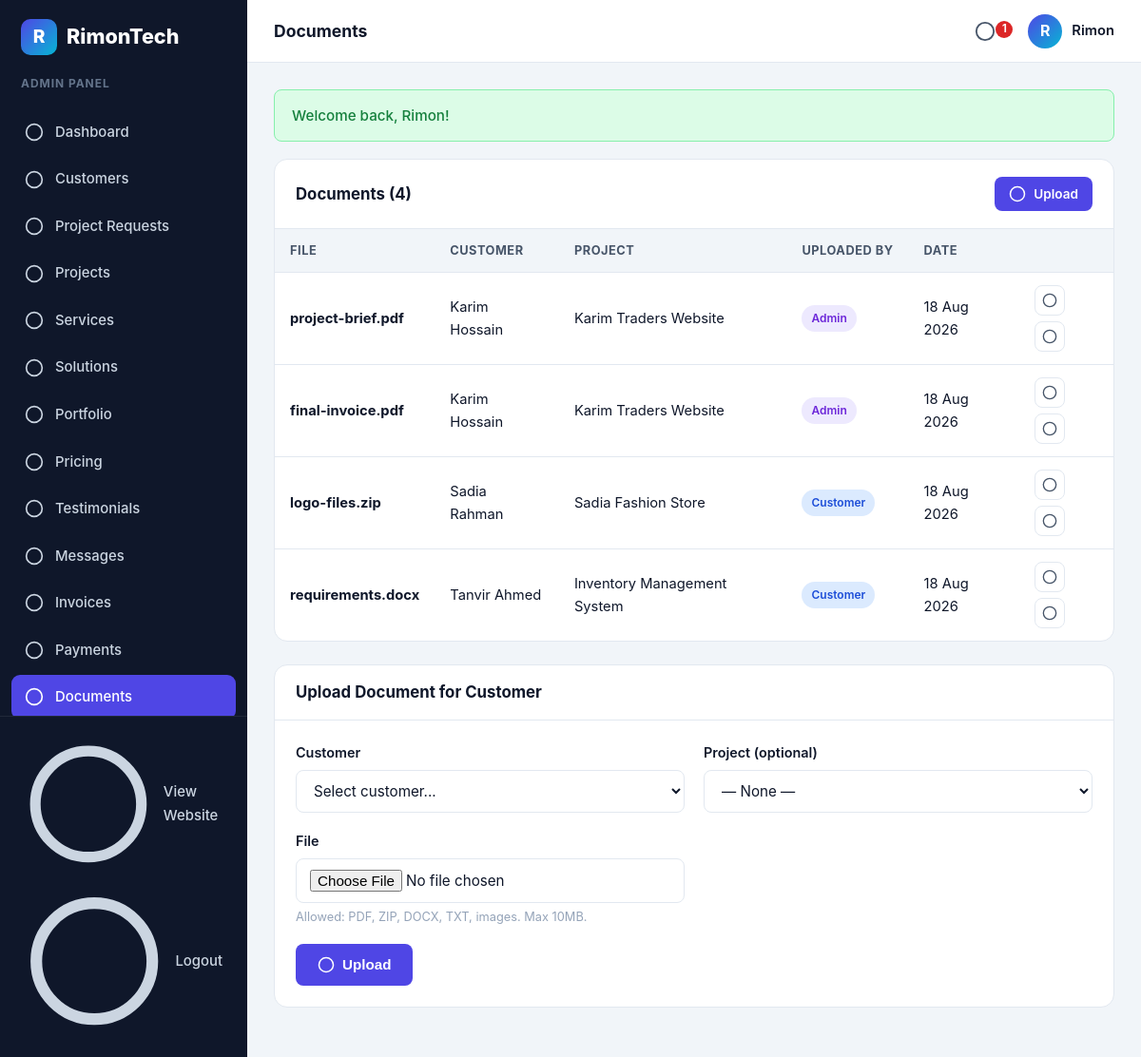
Screenshot of /admin/documents.php (signed in) with the database file from the repository.
### tables this page shows
CREATE TABLE IF NOT EXISTS documents (
    id INT UNSIGNED AUTO_INCREMENT PRIMARY KEY,
    customer_id INT UNSIGNED NOT NULL,
    project_id INT UNSIGNED NULL,
    file_name VARCHAR(255) NOT NULL,
    file_path VARCHAR(255) NOT NULL,
    uploaded_by ENUM('admin','customer') NOT NULL DEFAULT 'admin',
    created_at TIMESTAMP DEFAULT CURRENT_TIMESTAMP,
    CONSTRAINT fk_documents_customer FOREIGN KEY (customer_id)
        REFERENCES customers(id) ON DELETE CASCADE
);

CREATE TABLE IF NOT EXISTS customers (
    id INT UNSIGNED AUTO_INCREMENT PRIMARY KEY,
    name VARCHAR(120) NOT NULL,
    email VARCHAR(190) NOT NULL UNIQUE,
    phone VARCHAR(40) NULL,
    company VARCHAR(150) NULL,
    address VARCHAR(255) NULL,
    password VARCHAR(255) NOT NULL,
    status ENUM('active','inactive') NOT NULL DEFAULT 'active',
    created_at TIMESTAMP DEFAULT CURRENT_TIMESTAMP
);

CREATE TABLE IF NOT EXISTS projects (
    id INT UNSIGNED AUTO_INCREMENT PRIMARY KEY,
    customer_id INT UNSIGNED NOT NULL,
    title VARCHAR(150) NOT NULL,
    description TEXT NULL,
    status ENUM('planning','in_progress','review','completed','delivered') NOT NULL DEFAULT 'planning',
    progress TINYINT UNSIGNED NOT NULL DEFAULT 0,
    start_date DATE NULL,
    due_date DATE NULL,
    created_at TIMESTAMP DEFAULT CURRENT_TIMESTAMP,
    CONSTRAINT fk_projects_customer FOREIGN KEY (customer_id)
        REFERENCES customers(id) ON DELETE CASCADE
);

### config/database.php (called while the page is built, shortened)
<?php
function db(): PDO
{
    static $pdo = null;
    if ($pdo === null) {
        $dsn = 'mysql:host=' . DB_HOST . ';dbname=' . DB_NAME . ';charset=utf8mb4';
        $pdo = new PDO($dsn, DB_USER, DB_PASS, [
            PDO::ATTR_ERRMODE => PDO::ERRMODE_EXCEPTION,
            PDO::ATTR_DEFAULT_FETCH_MODE => PDO::FETCH_ASSOC,
            PDO::ATTR_EMULATE_PREPARES => false,
        ]);
    }
    return $pdo;
}

### admin/documents.php (the view, shortened to what this page needs)
<?php
$pageTitle = 'Documents';
$activeNav = 'documents';
require_once __DIR__ . '/../includes/functions.php';
$documents = db()->query('SELECT d.*, c.name AS customer_name, p.title AS project_title FROM documents d LEFT JOIN customers c ON c.id = d.customer_id LEFT JOIN projects p ON p.id = d.project_id ORDER BY d.created_at DESC')->fetchAll();
include __DIR__ . '/../includes/admin-header.php';
?>
<div class="panel">
  <div class="panel-head"><h3>Documents (<?= count($documents) ?>)</h3><a class="btn btn-sm btn-primary" href="<?= url('admin/documents.php#upload') ?>"><?= icon('upload') ?> Upload</a></div>
  <div class="table-wrap">
    <table class="table">
      <thead><tr><th>File</th><th>Customer</th><th>Project</th><th>Uploaded By</th><th>Date</th><th></th></tr></thead>
      <tbody>
        <?php foreach ($documents as $d): ?>
          <tr>
            <td><b><?= e($d['file_name']) ?></b></td>
            <td><?= e($d['customer_name'] ?? '—') ?></td>
            <td><?= e($d['project_title'] ?? '—') ?></td>
            <td><span class="badge <?= $d['uploaded_by'] === 'admin' ? 'badge-purple' : 'badge-blue' ?>"><?= e($d['uploaded_by']) ?></span></td>
            <td><?= date('d M Y', strtotime($d['created_at'])) ?></td>
            <td>
              <div class="actions">
                <a class="icon-btn" href="<?= url($d['file_path']) ?>" target="_blank" title="View"><?= icon('eye') ?></a>
                <form method="post" action="<?= url('admin/documents.php') ?>" style="margin:0;">
                  <button type="submit" class="icon-btn danger" title="Delete" onclick="return confirm('Delete this document?');"><?= icon('trash') ?></button>
                </form>
              </div>
            </td>
          </tr>
        <?php endforeach; ?>
      </tbody>
    </table>
  </div>
</div>
<div class="panel" id="upload">
  <div class="panel-head"><h3>Upload Document for Customer</h3></div>
  <div class="panel-body">
    <form method="post" action="<?= url('admin/documents.php#upload') ?>" enctype="multipart/form-data">
      <div class="form-grid">
        <div class="form-group">
          <label class="form-label">Customer</label>
          <select name="customer_id" class="form-control" required>
            <option value="">Select customer...</option>
          </select>
        </div>
        <div class="form-group">
          <label class="form-label">Project (optional)</label>
          <select name="project_id" class="form-control">
            <option value="0">— None —</option>
          </select>
        </div>
        <div class="form-group">
          <label class="form-label">File</label>
          <input type="file" name="file" class="form-control" required>
          <div class="form-hint">Allowed: PDF, ZIP, DOCX, TXT, images. Max <?= MAX_UPLOAD_MB ?>MB.</div>
        </div>
      </div>
      <button type="submit" class="btn btn-primary"><?= icon('upload') ?> Upload</button>
    </form>
  </div>
</div>
<?php include __DIR__ . '/../includes/admin-footer.php'; ?>

### includes/admin-header.php (shortened to what this page needs)
<?php
require_once __DIR__ . '/functions.php';
$admin = require_admin();
$activeNav = $activeNav ?? '';
$pageTitle = $pageTitle ?? 'Admin Dashboard';
$unread = unread_count('admin', (int)$admin['id']);
$navItems = [
    'dashboard' => ['label' => 'Dashboard', 'url' => 'admin/dashboard.php', 'icon' => 'grid'],
    'customers' => ['label' => 'Customers', 'url' => 'admin/customers.php', 'icon' => 'users'],
    'project-requests' => ['label' => 'Project Requests', 'url' => 'admin/project-requests.php', 'icon' => 'inbox'],
    'projects' => ['label' => 'Projects', 'url' => 'admin/projects.php', 'icon' => 'clipboard'],
    'services' => ['label' => 'Services', 'url' => 'admin/services.php', 'icon' => 'layers'],
    'solutions' => ['label' => 'Solutions', 'url' => 'admin/solutions.php', 'icon' => 'cpu'],
    'portfolio' => ['label' => 'Portfolio', 'url' => 'admin/portfolio.php', 'icon' => 'eye'],
    'pricing' => ['label' => 'Pricing', 'url' => 'admin/pricing.php', 'icon' => 'tag'],
    'testimonials' => ['label' => 'Testimonials', 'url' => 'admin/testimonials.php', 'icon' => 'quote'],
    'messages' => ['label' => 'Messages', 'url' => 'admin/messages.php', 'icon' => 'mail'],
    'invoices' => ['label' => 'Invoices', 'url' => 'admin/invoices.php', 'icon' => 'file'],
    'payments' => ['label' => 'Payments', 'url' => 'admin/payments.php', 'icon' => 'wallet'],
    'documents' => ['label' => 'Documents', 'url' => 'admin/documents.php', 'icon' => 'layers'],
    'downloads' => ['label' => 'Downloads', 'url' => 'admin/downloads.php', 'icon' => 'download'],
    'notifications' => ['label' => 'Notifications', 'url' => 'admin/notifications.php', 'icon' => 'bell'],
    'settings' => ['label' => 'Settings', 'url' => 'admin/settings.php', 'icon' => 'settings'],
];
?>
<!DOCTYPE html>
<html lang="en">
<head>
<link rel="stylesheet" href="<?= url('assets/css/style.css') ?>">
</head>
<body class="dashboard-body">
<div class="dashboard admin-dashboard">
  <aside class="sidebar" id="sidebar">
    <a href="<?= url('admin/dashboard.php') ?>" class="brand sidebar-brand">
      <span class="brand-mark">R</span>
      <span class="brand-text"><?= e(APP_NAME) ?></span>
    </a>
    <p class="sidebar-caption">Admin Panel</p>
    <nav class="sidebar-nav">
      <?php foreach ($navItems as $key => $item): ?>
        <?php $extra = $key === 'notifications' && $unread > 0 ? '<span class="dot-badge">' . $unread . '</span>' : ''; ?>
        <a href="<?= url($item['url']) ?>" class="sidebar-link <?= $activeNav === $key ? 'active' : '' ?>">
          <span class="sidebar-icon"><?= icon($item['icon']) ?></span>
          <?= e($item['label']) ?><?= $extra ?>
        </a>
      <?php endforeach; ?>
    </nav>
    <div class="sidebar-footer">
      <a href="<?= url('index.php') ?>" class="sidebar-link"><?= icon('eye') ?> View Website</a>
      <a href="<?= url('admin/logout.php') ?>" class="sidebar-link"><?= icon('logout') ?> Logout</a>
    </div>
  </aside>
  <div class="dashboard-main">
    <header class="topbar">
      <h1 class="topbar-title"><?= e($pageTitle) ?></h1>
      <div class="topbar-right">
        <a href="<?= url('admin/notifications.php') ?>" class="topbar-icon" title="Notifications">
          <?= icon('bell') ?>
          <?php if ($unread > 0): ?><span class="dot-badge"><?= $unread ?></span><?php endif; ?>
        </a>
        <div class="topbar-user">
          <span class="avatar"><?= e(strtoupper(substr($admin['name'], 0, 1))) ?></span>
          <span class="topbar-user-name"><?= e($admin['name']) ?></span>
        </div>
      </div>
    </header>
    <div class="dashboard-content">
      <?php flash_render(); ?>

### includes/functions.php (shortened to what this page needs)
<?php
require_once __DIR__ . '/../config/database.php';
function base_url(string $path = ''): string
{
    static $base = null;
    if ($base === null) {
        $rootFs = realpath(dirname(__DIR__));
        $docRoot = realpath($_SERVER['DOCUMENT_ROOT'] ?? $rootFs);
        $base = '/';
    }
    return $base . ltrim($path, '/');
}
function url(string $path = ''): string
{
    return base_url($path);
}
function e(?string $value): string
{
    return htmlspecialchars((string)$value, ENT_QUOTES, 'UTF-8');
}
function get_flashes(): array
{
    $flashes = $_SESSION['flash'] ?? [];
    return $flashes;
}
function flash_render(): void
{
    foreach (get_flashes() as $f) {
        $type = $f['type'] === 'error' ? 'error' : 'success';
        echo '<div class="alert alert-' . e($type) . '">' . e($f['message']) . '</div>';
    }
}
function current_admin(): ?array
{
    $stmt = db()->prepare('SELECT * FROM admins WHERE id = ?');
    $stmt->execute([$_SESSION['admin_id']]);
    return $stmt->fetch() ?: null;
}
function require_admin(): array
{
    $admin = current_admin();
    return $admin;
}
function unread_count(string $type, int $userId): int
{
    $stmt = db()->prepare('SELECT COUNT(*) FROM notifications WHERE user_type = ? AND user_id = ? AND is_read = 0');
    $stmt->execute([$type, $userId]);
    return (int)$stmt->fetchColumn();
}
function icon(string $name): string
{
    return $map[$name] ?? '<svg viewBox="0 0 24 24" fill="none" stroke="currentColor" stroke-width="2"><circle cx="12" cy="12" r="10"/></svg>';
}

### rows the page displays
documents: file_name "project-brief.pdf", customer.name "Karim Hossain", project.title "Karim Traders Website", uploaded_by "Admin", created_at "18 Aug 2026"
documents: file_name "final-invoice.pdf", customer.name "Karim Hossain", project.title "Karim Traders Website", uploaded_by "Admin", created_at "18 Aug 2026"
documents: file_name "logo-files.zip", customer.name "Sadia Rahman", project.title "Sadia Fashion Store", uploaded_by "Customer", created_at "18 Aug 2026"
documents: file_name "requirements.docx", customer.name "Tanvir Ahmed", project.title "Inventory Management System", uploaded_by "Customer", created_at "18 Aug 2026"

### other values shown
APP_NAME "RimonTech"
$item['label'] "Dashboard"
$item['label'] "Customers"
$item['label'] "Project Requests"
$item['label'] "Projects"
$item['label'] "Services"
$item['label'] "Solutions"
$item['label'] "Portfolio"
$item['label'] "Pricing"
$item['label'] "Testimonials"
$item['label'] "Messages"
$item['label'] "Invoices"
$item['label'] "Payments"
$item['label'] "Documents"
$pageTitle "Documents"
